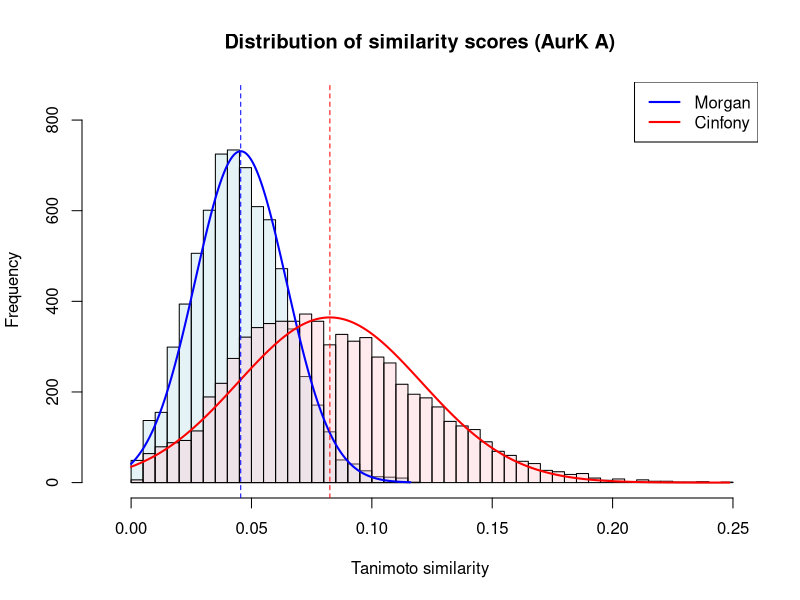

The R source for this figure:
# STARTING SCRIPT + FOCUS ON AURKA
print(getwd())
setwd("/home/luna/Documents/Coding/GraphBP/GraphBP/analyses/results")
print(getwd())

aurka <- read.csv("tanimoto_simil_AURKA_4byi.csv")
aurkb <- read.csv("tanimoto_simil_AURKB.csv")
aurka_nobs <- read.csv("tanimoto_simil_AURKA_NOBS.csv")
aurkb_nobs <- read.csv("tanimoto_simil_AURKB_NOBS.csv")

# Basic file statistics
print(is.data.frame(aurka))
print(ncol(aurka))
print(nrow(aurka))

# Basic analyses
summary(aurka$simil)
summary(aurka$cinfony.simil)
max_sim_morgan <- max(aurka$simil)
max_sim_cinfony <- max(aurka$cinfony.simil)
print(max_sim_morgan)
print(max_sim_cinfony)

# Sort the files to obtain highest scoring small molecules
order_aurka_simil <- aurka[order(aurka$simil, decreasing = TRUE, na.last = TRUE),]
order_aurka_cinfony <- aurka[order(aurka$cinfony.simil, decreasing = TRUE, na.last = TRUE),]
print(order_aurka_simil[1:5,])
print(order_aurka_cinfony[1:5,])
top5_aurka_simil <- order_aurka_simil[1:5,]
top5_aurka_cinfony <- order_aurka_cinfony[1:5,]

write.csv(top5_aurka_simil, "top5_aurka_simil.csv", row.names = TRUE)
write.csv(top5_aurka_cinfony, "top5_aurka_cinfony.csv", row.names = TRUE)


# Get the couple details having max similarity
retval1 <- subset(aurka, simil == max_sim_morgan)
print(retval1)
retval2 <- subset(aurka, cinfony.simil == max_sim_cinfony)
print(retval2)

# Start plotting something
x1 <- aurka$simil
x2 <- aurka$cinfony.simil
c1 <- rgb(173,216,230,max = 255, alpha = 80, names = "lt.blue")
c2 <- rgb(255,192,203, max = 255, alpha = 80, names = "lt.pink")

histA <- hist(aurka$simil, 30, plot=FALSE)
histB <- hist(aurka$cinfony.simil, 50, plot=FALSE)

plot(histA, col = c1, xlim = c(-0.01, 0.250), ylim = c(0, 850), main = "Distribution of similarity scores (AurK A)", xlab = "Tanimoto similarity")
plot(histB, col = c2, xlim = c(-0.01, 0.250), ylim = c(0, 850), add = TRUE) 
legend("topright", c("Morgan", "Cinfony"), lwd=2, col=c("blue", "red"))

xfit1 <- seq(min(x1), max(x1), length = length(x1))
yfit1 <- dnorm(xfit1, mean = mean(x1), sd = sd(x1))
yfit1 <- yfit1 * diff(histA$mids[1:2]) * length(x1)
xfit2 <- seq(min(x2), max(x2), length = length(x2))
yfit2 <- dnorm(xfit2, mean = mean(x2), sd = sd(x2))
yfit2 <- yfit2 * diff(histB$mids[1:2]) * length(x2)
lines(xfit1, yfit1, col = "blue", lwd = 2) 
lines(xfit2, yfit2, col = "red", lwd = 2) 
abline(v = c(mean(x1), mean(x2)), col=c("blue", "red"), lty=c(2,2), lwd=c(1, 1))

